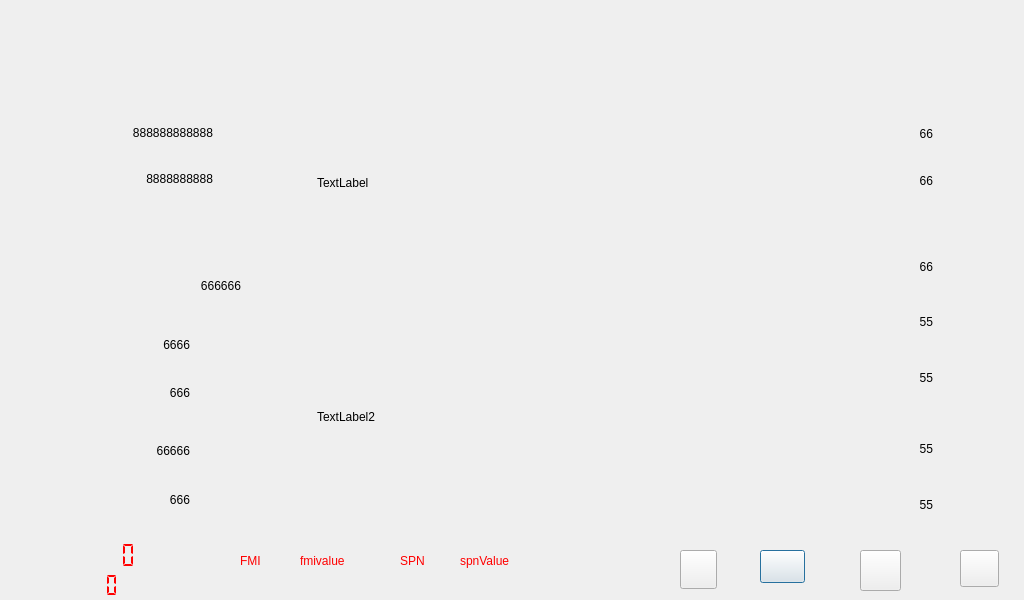
<?xml version="1.0" encoding="UTF-8"?>
<ui version="4.0">
 <class>Work</class>
 <widget class="QDialog" name="Work">
  <property name="geometry">
   <rect>
    <x>0</x>
    <y>0</y>
    <width>1024</width>
    <height>600</height>
   </rect>
  </property>
  <property name="windowTitle">
   <string>Dialog</string>
  </property>
  <widget class="QPushButton" name="pushButton">
   <property name="geometry">
    <rect>
     <x>760</x>
     <y>550</y>
     <width>45</width>
     <height>33</height>
    </rect>
   </property>
   <property name="styleSheet">
    <string notr="true">border-image: url(:/new/prefix1/imagejy/03-1.png);</string>
   </property>
   <property name="text">
    <string/>
   </property>
  </widget>
  <widget class="QPushButton" name="pushButton_2">
   <property name="geometry">
    <rect>
     <x>860</x>
     <y>550</y>
     <width>41</width>
     <height>41</height>
    </rect>
   </property>
   <property name="styleSheet">
    <string notr="true">border-image: url(:/new/prefix1/imagejy/setup.png);</string>
   </property>
   <property name="text">
    <string/>
   </property>
  </widget>
  <widget class="QPushButton" name="pushButton_3">
   <property name="geometry">
    <rect>
     <x>960</x>
     <y>550</y>
     <width>39</width>
     <height>37</height>
    </rect>
   </property>
   <property name="styleSheet">
    <string notr="true">border-image: url(:/new/prefix1/imagejy/laba.png);</string>
   </property>
   <property name="text">
    <string/>
   </property>
  </widget>
  <widget class="QPushButton" name="pushButton_4">
   <property name="geometry">
    <rect>
     <x>680</x>
     <y>550</y>
     <width>37</width>
     <height>39</height>
    </rect>
   </property>
   <property name="styleSheet">
    <string notr="true">border-image: url(:/new/prefix1/imagejy/find.png);</string>
   </property>
   <property name="text">
    <string/>
   </property>
  </widget>
  <widget class="QLabel" name="label">
   <property name="geometry">
    <rect>
     <x>96</x>
     <y>114</y>
     <width>117</width>
     <height>37</height>
    </rect>
   </property>
   <property name="styleSheet">
    <string notr="true">font: 22pt &quot;Ubuntu&quot;;</string>
   </property>
   <property name="text">
    <string>888888888888</string>
   </property>
   <property name="alignment">
    <set>Qt::AlignRight|Qt::AlignTrailing|Qt::AlignVCenter</set>
   </property>
  </widget>
  <widget class="QLabel" name="label_2">
   <property name="geometry">
    <rect>
     <x>96</x>
     <y>160</y>
     <width>117</width>
     <height>37</height>
    </rect>
   </property>
   <property name="styleSheet">
    <string notr="true">font: 22pt &quot;Ubuntu&quot;;</string>
   </property>
   <property name="text">
    <string>8888888888</string>
   </property>
   <property name="alignment">
    <set>Qt::AlignRight|Qt::AlignTrailing|Qt::AlignVCenter</set>
   </property>
  </widget>
  <widget class="QLabel" name="label_3">
   <property name="geometry">
    <rect>
     <x>102</x>
     <y>267</y>
     <width>139</width>
     <height>38</height>
    </rect>
   </property>
   <property name="styleSheet">
    <string notr="true">font: 22pt &quot;Ubuntu&quot;;</string>
   </property>
   <property name="text">
    <string>666666</string>
   </property>
   <property name="alignment">
    <set>Qt::AlignRight|Qt::AlignTrailing|Qt::AlignVCenter</set>
   </property>
  </widget>
  <widget class="QLabel" name="label_4">
   <property name="geometry">
    <rect>
     <x>102</x>
     <y>325</y>
     <width>88</width>
     <height>39</height>
    </rect>
   </property>
   <property name="layoutDirection">
    <enum>Qt::LeftToRight</enum>
   </property>
   <property name="styleSheet">
    <string notr="true">font: 22pt &quot;Ubuntu&quot;;</string>
   </property>
   <property name="text">
    <string>6666</string>
   </property>
   <property name="alignment">
    <set>Qt::AlignRight|Qt::AlignTrailing|Qt::AlignVCenter</set>
   </property>
  </widget>
  <widget class="QLabel" name="label_5">
   <property name="geometry">
    <rect>
     <x>102</x>
     <y>373</y>
     <width>88</width>
     <height>39</height>
    </rect>
   </property>
   <property name="styleSheet">
    <string notr="true">font: 22pt &quot;Ubuntu&quot;;</string>
   </property>
   <property name="text">
    <string>666</string>
   </property>
   <property name="alignment">
    <set>Qt::AlignRight|Qt::AlignTrailing|Qt::AlignVCenter</set>
   </property>
  </widget>
  <widget class="QLabel" name="label_6">
   <property name="geometry">
    <rect>
     <x>102</x>
     <y>431</y>
     <width>88</width>
     <height>39</height>
    </rect>
   </property>
   <property name="styleSheet">
    <string notr="true">font: 22pt &quot;Ubuntu&quot;;</string>
   </property>
   <property name="text">
    <string>66666</string>
   </property>
   <property name="alignment">
    <set>Qt::AlignRight|Qt::AlignTrailing|Qt::AlignVCenter</set>
   </property>
  </widget>
  <widget class="QLabel" name="label_7">
   <property name="geometry">
    <rect>
     <x>102</x>
     <y>480</y>
     <width>88</width>
     <height>39</height>
    </rect>
   </property>
   <property name="styleSheet">
    <string notr="true">font: 22pt &quot;Ubuntu&quot;;</string>
   </property>
   <property name="text">
    <string>666</string>
   </property>
   <property name="alignment">
    <set>Qt::AlignRight|Qt::AlignTrailing|Qt::AlignVCenter</set>
   </property>
  </widget>
  <widget class="QLabel" name="label_8">
   <property name="geometry">
    <rect>
     <x>838</x>
     <y>114</y>
     <width>95</width>
     <height>39</height>
    </rect>
   </property>
   <property name="styleSheet">
    <string notr="true">font: 22pt &quot;Ubuntu&quot;;</string>
   </property>
   <property name="text">
    <string>66</string>
   </property>
   <property name="alignment">
    <set>Qt::AlignRight|Qt::AlignTrailing|Qt::AlignVCenter</set>
   </property>
  </widget>
  <widget class="QLabel" name="label_9">
   <property name="geometry">
    <rect>
     <x>838</x>
     <y>161</y>
     <width>95</width>
     <height>39</height>
    </rect>
   </property>
   <property name="styleSheet">
    <string notr="true">font: 22pt &quot;Ubuntu&quot;;</string>
   </property>
   <property name="text">
    <string>66</string>
   </property>
   <property name="alignment">
    <set>Qt::AlignRight|Qt::AlignTrailing|Qt::AlignVCenter</set>
   </property>
  </widget>
  <widget class="QLabel" name="label_10">
   <property name="geometry">
    <rect>
     <x>838</x>
     <y>247</y>
     <width>95</width>
     <height>39</height>
    </rect>
   </property>
   <property name="styleSheet">
    <string notr="true">font: 22pt &quot;Ubuntu&quot;;</string>
   </property>
   <property name="text">
    <string>66</string>
   </property>
   <property name="alignment">
    <set>Qt::AlignRight|Qt::AlignTrailing|Qt::AlignVCenter</set>
   </property>
  </widget>
  <widget class="QLabel" name="label_11">
   <property name="geometry">
    <rect>
     <x>838</x>
     <y>302</y>
     <width>95</width>
     <height>39</height>
    </rect>
   </property>
   <property name="styleSheet">
    <string notr="true">font: 22pt &quot;Ubuntu&quot;;</string>
   </property>
   <property name="text">
    <string>55</string>
   </property>
   <property name="alignment">
    <set>Qt::AlignRight|Qt::AlignTrailing|Qt::AlignVCenter</set>
   </property>
  </widget>
  <widget class="QLabel" name="label_12">
   <property name="geometry">
    <rect>
     <x>838</x>
     <y>358</y>
     <width>95</width>
     <height>39</height>
    </rect>
   </property>
   <property name="styleSheet">
    <string notr="true">font: 22pt &quot;Ubuntu&quot;;</string>
   </property>
   <property name="text">
    <string>55</string>
   </property>
   <property name="alignment">
    <set>Qt::AlignRight|Qt::AlignTrailing|Qt::AlignVCenter</set>
   </property>
  </widget>
  <widget class="QLabel" name="label_13">
   <property name="geometry">
    <rect>
     <x>838</x>
     <y>429</y>
     <width>95</width>
     <height>39</height>
    </rect>
   </property>
   <property name="styleSheet">
    <string notr="true">font: 22pt &quot;Ubuntu&quot;;</string>
   </property>
   <property name="text">
    <string>55</string>
   </property>
   <property name="alignment">
    <set>Qt::AlignRight|Qt::AlignTrailing|Qt::AlignVCenter</set>
   </property>
  </widget>
  <widget class="QLabel" name="label_14">
   <property name="geometry">
    <rect>
     <x>838</x>
     <y>485</y>
     <width>95</width>
     <height>39</height>
    </rect>
   </property>
   <property name="styleSheet">
    <string notr="true">font: 22pt &quot;Ubuntu&quot;;</string>
   </property>
   <property name="text">
    <string>55</string>
   </property>
   <property name="alignment">
    <set>Qt::AlignRight|Qt::AlignTrailing|Qt::AlignVCenter</set>
   </property>
  </widget>
  <widget class="QLCDNumber" name="lcdNumber">
   <property name="geometry">
    <rect>
     <x>20</x>
     <y>570</y>
     <width>101</width>
     <height>31</height>
    </rect>
   </property>
   <property name="styleSheet">
    <string notr="true">color: rgb(255, 0, 0);</string>
   </property>
   <property name="frameShape">
    <enum>QFrame::NoFrame</enum>
   </property>
   <property name="digitCount">
    <number>8</number>
   </property>
   <property name="segmentStyle">
    <enum>QLCDNumber::Flat</enum>
   </property>
  </widget>
  <widget class="QLabel" name="show_label1">
   <property name="geometry">
    <rect>
     <x>317</x>
     <y>71</y>
     <width>391</width>
     <height>223</height>
    </rect>
   </property>
   <property name="text">
    <string>TextLabel</string>
   </property>
  </widget>
  <widget class="QLabel" name="show_label2">
   <property name="geometry">
    <rect>
     <x>317</x>
     <y>305</y>
     <width>391</width>
     <height>223</height>
    </rect>
   </property>
   <property name="text">
    <string>TextLabel2</string>
   </property>
  </widget>
  <widget class="QLabel" name="label_15">
   <property name="geometry">
    <rect>
     <x>580</x>
     <y>570</y>
     <width>61</width>
     <height>20</height>
    </rect>
   </property>
   <property name="text">
    <string/>
   </property>
  </widget>
  <widget class="QLCDNumber" name="lcdNumber_2">
   <property name="geometry">
    <rect>
     <x>0</x>
     <y>540</y>
     <width>141</width>
     <height>31</height>
    </rect>
   </property>
   <property name="autoFillBackground">
    <bool>false</bool>
   </property>
   <property name="styleSheet">
    <string notr="true">color: rgb(255, 0, 0);</string>
   </property>
   <property name="frameShape">
    <enum>QFrame::NoFrame</enum>
   </property>
   <property name="smallDecimalPoint">
    <bool>false</bool>
   </property>
   <property name="numDigits">
    <number>10</number>
   </property>
   <property name="segmentStyle">
    <enum>QLCDNumber::Flat</enum>
   </property>
  </widget>
  <widget class="QLabel" name="label_16">
   <property name="geometry">
    <rect>
     <x>300</x>
     <y>540</y>
     <width>91</width>
     <height>41</height>
    </rect>
   </property>
   <property name="styleSheet">
    <string notr="true">color: rgb(255, 0, 0);</string>
   </property>
   <property name="text">
    <string>fmivalue</string>
   </property>
  </widget>
  <widget class="QLabel" name="label_17">
   <property name="geometry">
    <rect>
     <x>240</x>
     <y>540</y>
     <width>41</width>
     <height>41</height>
    </rect>
   </property>
   <property name="styleSheet">
    <string notr="true">color: rgb(255, 0, 0);</string>
   </property>
   <property name="text">
    <string>FMI</string>
   </property>
  </widget>
  <widget class="QLabel" name="label_18">
   <property name="geometry">
    <rect>
     <x>400</x>
     <y>540</y>
     <width>41</width>
     <height>41</height>
    </rect>
   </property>
   <property name="styleSheet">
    <string notr="true">color: rgb(255, 0, 0);</string>
   </property>
   <property name="text">
    <string>SPN</string>
   </property>
  </widget>
  <widget class="QLabel" name="label_19">
   <property name="geometry">
    <rect>
     <x>460</x>
     <y>540</y>
     <width>91</width>
     <height>41</height>
    </rect>
   </property>
   <property name="styleSheet">
    <string notr="true">color: rgb(255, 0, 0);</string>
   </property>
   <property name="text">
    <string>spnValue</string>
   </property>
  </widget>
 </widget>
 <resources/>
 <connections/>
</ui>
